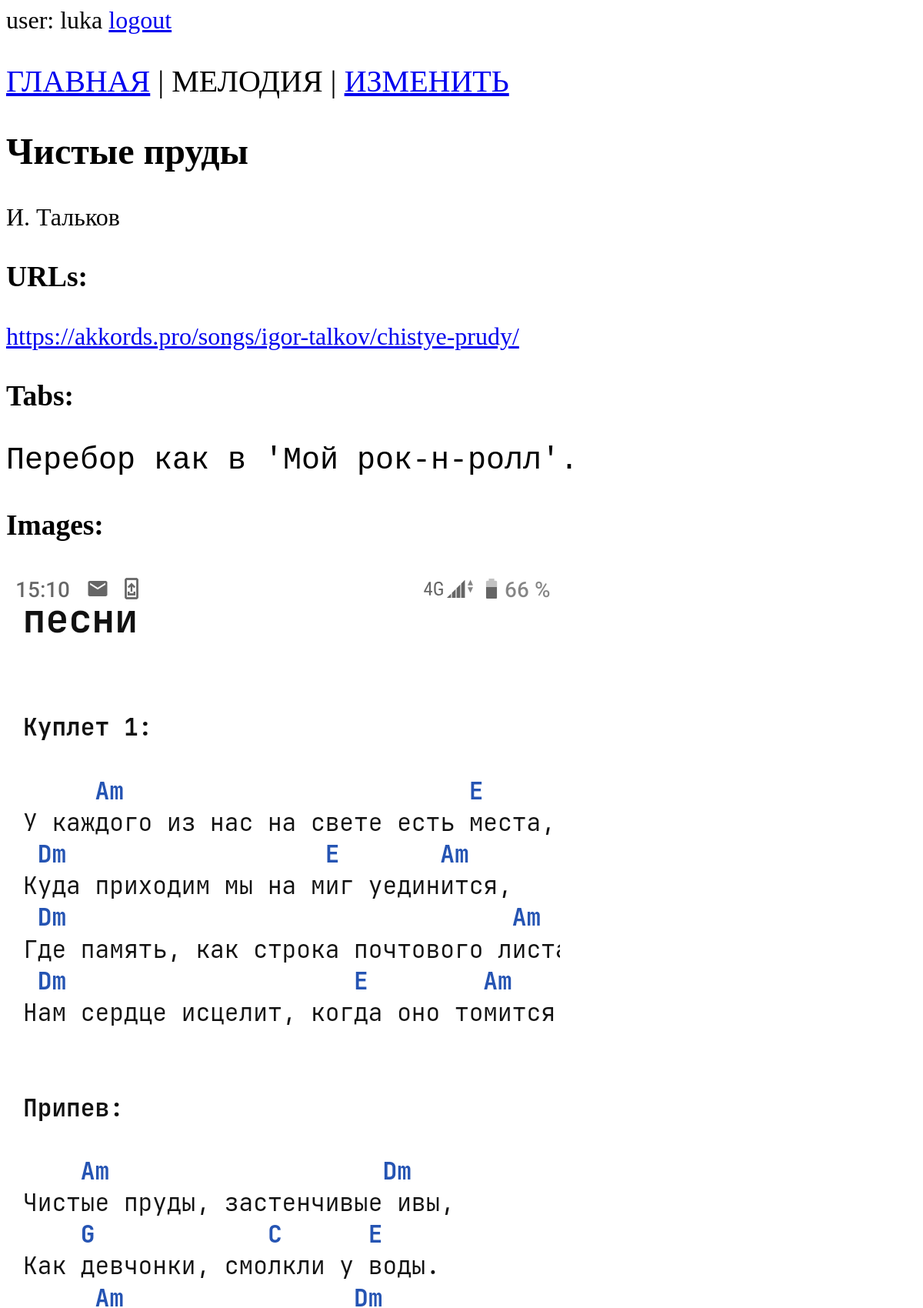
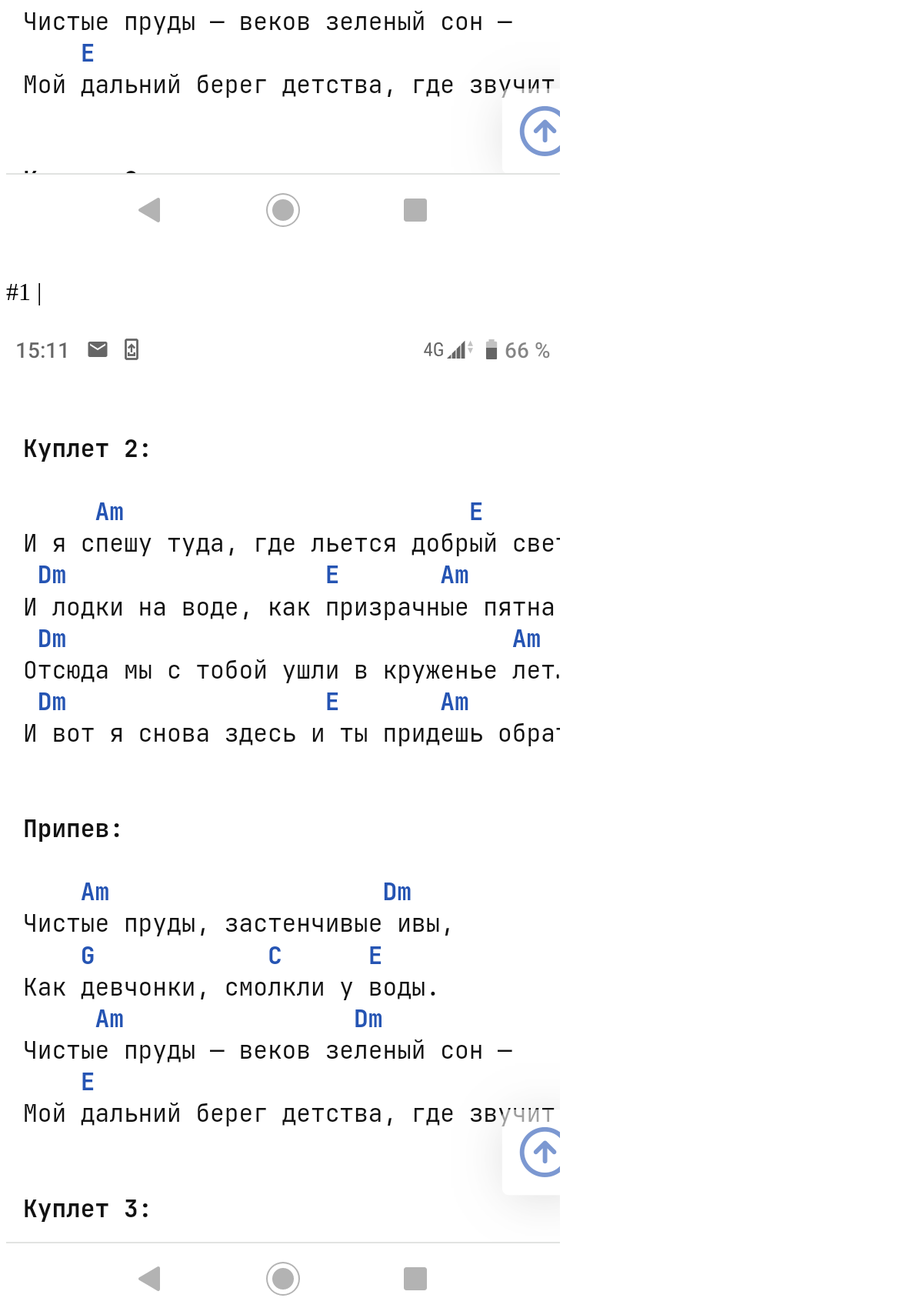
The page /show_melody/103/ (signed in, upper part) on the database its author committed (2 pictures, top to bottom).
### app/models.py (models this page shows)
class Melody(models.Model):
    name = models.CharField(max_length=200, unique=True)
    type = models.CharField(max_length=20, null=True, blank=True)
    date = models.DateTimeField()
    comment = models.CharField(max_length=200, blank=True)

class URL(models.Model):
    melody = models.ForeignKey(Melody, on_delete=models.CASCADE)
    url = models.URLField(blank=True)

class Tab(models.Model):
    melody = models.ForeignKey(Melody, on_delete=models.CASCADE)
    tab = models.TextField(null=True, blank=True)

class Image(models.Model):
    melody = models.ForeignKey(Melody, on_delete=models.CASCADE)
    path = models.ImageField(upload_to='images', null=True, blank=True)
    order_num = models.IntegerField(default=1)
    image_comment = models.CharField(max_length=200, blank=True)

### app/views.py (the view)
# urls.py: path('show_melody/<int:id>/', views.show_melody),
@login_required
def show_melody(request, id):
    melody = Melody.objects.filter(id=id)[0]
    urls = URL.objects.filter(melody_id=id)
    tabs = Tab.objects.filter(melody_id=id)
    images = Image.objects.filter(melody_id=id).order_by("order_num")
    return render(request, 'show_melody.html', {'melody': melody, 'urls': urls, 'tabs': tabs, 'images': images})

### app/templates/show_melody.html (shortened to what this page needs)
{% extends "base.html" %}
    {% block menu %} <a href="../../">ГЛАВНАЯ</a> | МЕЛОДИЯ | <a href="../../edit_melody/{{melody.id}}">ИЗМЕНИТЬ</a> {% endblock menu %}
    {% block header %} {{melody.name}} {% endblock header %}
    {% block content %}
        <body>
            <p>{{melody.comment}}</p>
            <h3> URLs: </h3>
            {% for u in urls %}
            <a href="{{u.url}}">{{u.url}}</a> <br />
            {% endfor %}
            <h3> Tabs: </h3>
            {% for t in tabs %}
            <pre>{{t.tab}}</pre>
            {% endfor %}
            <h3> Images: </h3>
            {% for i in images %}
            <img src=/media/{{i.path}} alt="no image">
            <p>#{{i.order_num}} | {{i.image_comment}}</p>
            {% endfor %}
        </body>
    {% endblock content %}

### app/templates/base.html (shortened to what this page needs)
<!DOCTYPE html>
{% load static %}
<html>
    <head>
        <link rel="stylesheet" href="{% static 'css/styles.css' %}" />
    </head>
    <body>
        <div>
            {% if user.is_authenticated %}
            user: {{ user.get_username }}
                <a href="{% url 'logout'%}?next={{request.path}}">logout</a>
            {% else %}
                <a href="{% url 'login'%}?next={{request.path}}">login</a>
            {% endif %}
        </div>
        <div class="menu">{% block menu %}{% endblock menu %}</div>
        <h2>{% block header %}{% endblock header %}</h2>
        <div>{% block content%}{% endblock content %}</div>
    </body>
</html>

### app/static/css/styles.css (style rules this page uses)
html * { max-height:999999px; }
h2 { font-size: 48px; }
body { font-size: 32px; }
pre { font-size: 40px; }
img { max-width:100%; }
.menu { font-size: 40px; }

### rows shown on the page
Melody: name "Чистые пруды", comment "И. Тальков"
URL: url "https://akkords.pro/songs/igor-talkov/chistye-prudy/"
Tab: tab "Перебор как в 'Мой рок-н-ролл'."
Image: path (picture), order_num "1"
Image: path (picture)

### other values the page prints
{{ user.get_username }} "luka"
